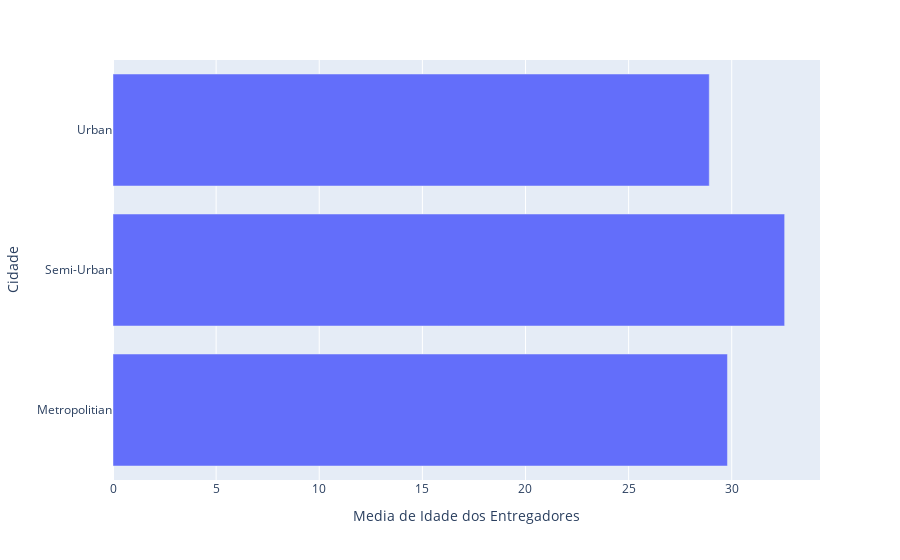

The cell this chart's notebook holds for it:
### Markdown cell above
## 1. Média de idade dos entregadores por cidade

### Code cell
# Agrupando cidades
df_cidades = df.groupby('Cidade')

# Calculando média de idade dos entregadores por cidade
df_1 = df_cidades['Idade_Entregador'].mean().reset_index(name='Media de Idade dos Entregadores')

# Plotagem em gráfico de barras verticais
px.bar(df_1, y='Cidade', x='Media de Idade dos Entregadores', orientation='h')

### Figure 1 — Plotly figure (JSON) as saved in the notebook; plotly's stock layout.template omitted (floating-point values rounded to 4 significant figures)
{"data": [{"alignmentgroup": "True", "hovertemplate": "Media de Idade dos Entregadores=%{x}<br>Cidade=%{y}<extra></extra>", "legendgroup": "", "marker": {"color": "#636efa", "pattern": {"shape": ""}}, "name": "", "offsetgroup": "", "orientation": "h", "showlegend": false, "textposition": "auto", "type": "bar", "x": [29.79, 32.57, 28.91], "xaxis": "x", "y": ["Metropolitian", "Semi-Urban", "Urban"], "yaxis": "y"}], "layout": {"barmode": "relative", "legend": {"tracegroupgap": 0}, "margin": {"t": 60}, "xaxis": {"anchor": "y", "domain": [0, 1], "title": {"text": "Media de Idade dos Entregadores"}}, "yaxis": {"anchor": "x", "domain": [0, 1], "title": {"text": "Cidade"}}}}
